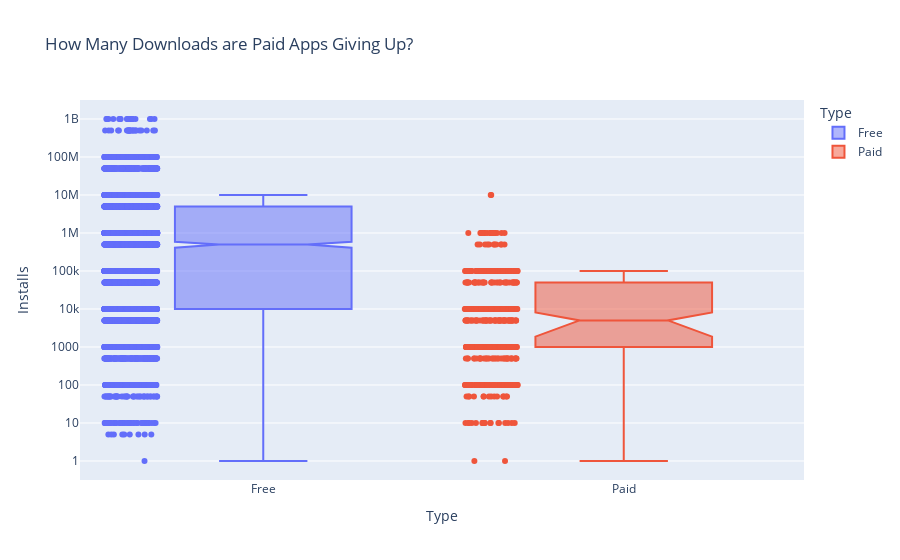

The notebook cell saved with this chart:
### Code cell
fig = px.box(df_cleaned, x='Type', y='Installs',   title="How Many Downloads are Paid Apps Giving Up?",
            color='Type', notched=True, points='all')

fig.update_layout(yaxis=dict(type='log')) 
fig.show()

### Figure 1 — Plotly figure (JSON) as saved in the notebook; plotly's stock layout.template omitted (floating-point values rounded to 4 significant figures; data arrays with more than 128 entries replaced by an {"elided": "..."} marker saying what was removed)
{"data": [{"alignmentgroup": "True", "boxpoints": "all", "hovertemplate": "Type=%{x}<br>Installs=%{y}<extra></extra>", "legendgroup": "Free", "marker": {"color": "#636efa"}, "name": "Free", "notched": true, "offsetgroup": "Free", "orientation": "v", "showlegend": true, "type": "box", "x": {"elided": "7595 str values"}, "x0": " ", "xaxis": "x", "y": {"elided": "7595 int values"}, "y0": " ", "yaxis": "y"}, {"alignmentgroup": "True", "boxpoints": "all", "hovertemplate": "Type=%{x}<br>Installs=%{y}<extra></extra>", "legendgroup": "Paid", "marker": {"color": "#EF553B"}, "name": "Paid", "notched": true, "offsetgroup": "Paid", "orientation": "v", "showlegend": true, "type": "box", "x": {"elided": "604 str values"}, "x0": " ", "xaxis": "x", "y": {"elided": "604 int values"}, "y0": " ", "yaxis": "y"}], "layout": {"boxmode": "overlay", "legend": {"title": {"text": "Type"}, "tracegroupgap": 0}, "title": {"text": "How Many Downloads are Paid Apps Giving Up?"}, "xaxis": {"anchor": "y", "categoryarray": ["Free", "Paid"], "categoryorder": "array", "domain": [0, 1], "title": {"text": "Type"}}, "yaxis": {"anchor": "x", "domain": [0, 1], "title": {"text": "Installs"}, "type": "log"}}}
